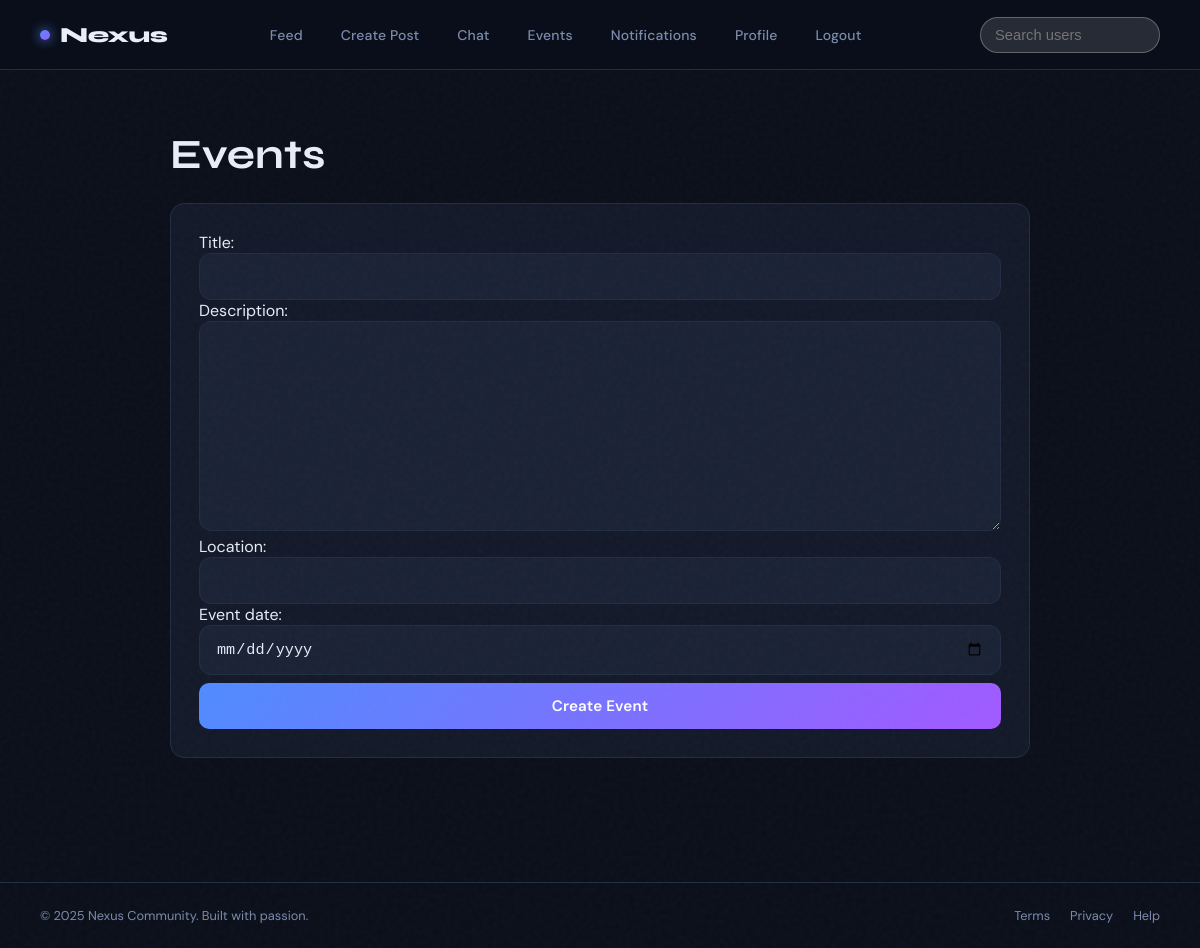
The page /events/ (signed in) on the database as committed earlier.
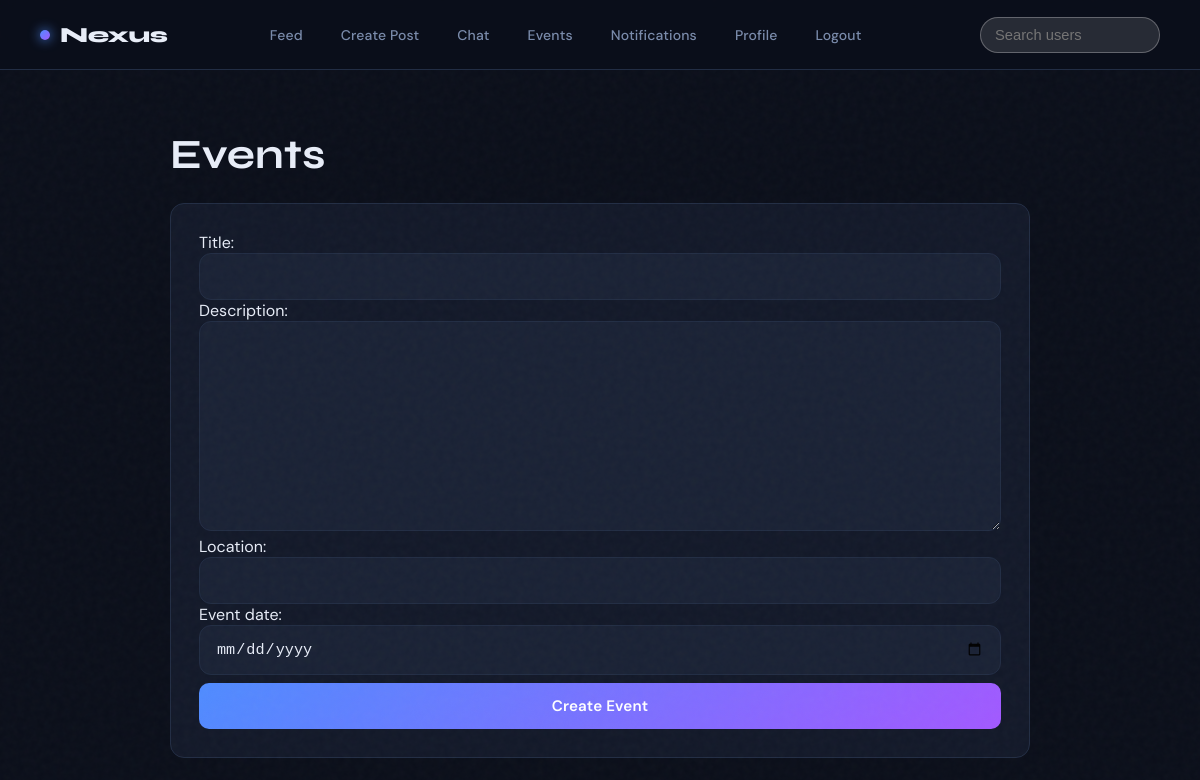
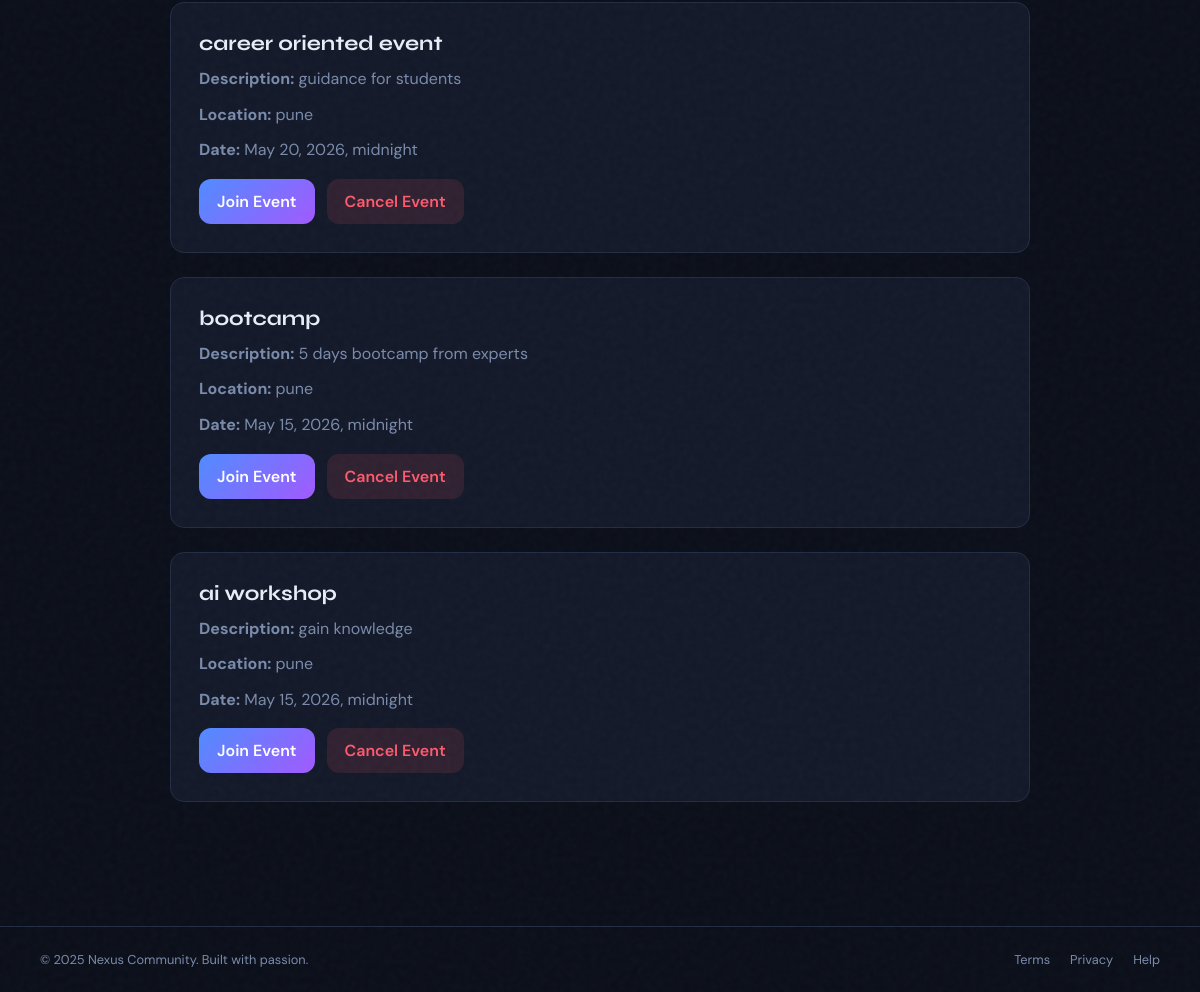
The same page on the database as committed later (2 pictures, top to bottom).
### event/models.py (models this page shows, shortened)
class Event(models.Model):
    user = models.ForeignKey(User, on_delete=models.CASCADE)
    title = models.CharField(max_length=200)
    description = models.TextField()
    location = models.CharField(max_length=200)
    event_date = models.DateTimeField()
    created_at = models.DateTimeField(auto_now_add=True)

### event/views.py (the view, shortened to what this page needs)
# urls.py: path('events/', views.event_page, name='events'),
@login_required
def event_page(request):
    events = Event.objects.all().order_by('-created_at')
    form = EventForm()
    context = {
        'events': events,
        'form': form
    }
    return render(
        request,
        'event/event.html',
        context
    )

### event/forms.py
class EventForm(forms.ModelForm):
    class Meta:
        model = Event
        fields = [
            'title',
            'description',
            'location',
            'event_date'
        ]
        widgets = {
            'event_date': forms.DateInput(
                attrs={'type': 'date'}
            )
        }

### event/templates/event/event.html (shortened to what this page needs)
{% extends 'index.html' %}
{% block content %}
<div class="event-page">
    <h1>Events</h1>
    <form method="POST" class="event-form">
        {{ form.as_p }}
        <button type="submit" class="btn btn-primary">Create Event</button>
    </form>
    {% for event in events %}
    <div class="event-card">
        <h3>{{ event.title }}</h3>
        <p><strong>Description:</strong> {{ event.description }}</p>
        <p><strong>Location:</strong> {{ event.location }}</p>
        <p><strong>Date:</strong> {{ event.event_date }}</p>
        <div class="event-actions">
            <a class="join-btn" href="{% url 'join_event' event.id %}">Join Event</a>
            <a class="cancel-btn" href="{% url 'delete_event' event.id %}">Cancel Event</a>
        </div>
    </div>
    {% endfor %}
</div>
{% endblock %}

### app/templates/index.html (shortened to what this page needs)
<!DOCTYPE html>
<html lang="en">
<head>
</head>
<body>
<nav>
    <a href="/" class="nav-logo">
        <span class="nav-logo-dot"></span>
        Nexus
    </a>
    <div class="nav-links">
        {% if user.is_authenticated %}
            <a href="/feed/">Feed</a>
            <a href="/create-post/">Create Post</a>
            <a href="/chat/">Chat</a>
            <a href="/event/">Events</a>
            <a href="/notifications/">Notifications</a>
            <a href="/profile/">Profile</a>
            <a href="/logout/">Logout</a>
        {% else %}
            <a href="/">Home</a>
            <a href="/register/">Register</a>
            <a href="/login/">Login</a>
            <a href="/register/" class="btn nav-cta">Join Now</a>
        {% endif %}
    </div>
    {% if user.is_authenticated %}
        <form class="nav-search-form" method="GET" action="/feed/">
            <input
                class="nav-search-input"
                type="text"
                name="q"
                placeholder="Search users"
                value="{{ request.GET.q|default:'' }}"
            />
        </form>
    {% endif %}
</nav>
<div class="page">
    {% block content %}
    {% endblock %}
</div>
<footer>
    <span>© 2025 Nexus Community. Built with passion.</span>
    <div style="display:flex;gap:20px;">
        <a href="#">Terms</a>
        <a href="#">Privacy</a>
        <a href="#">Help</a>
    </div>
</footer>
</body>
</html>

### app/templates/index.html (style rules this page uses)
*, *::before, *::after { box-sizing: border-box; margin: 0; padding: 0; }
:root { --bg: #0b0f1a; --surface: #131929; --surface2: #1a2235; --border: #222d44; --accent: #4f8cff; --accent2: #a259ff; --gold: #f5c842; --text: #e8edf8; --muted: #7a8bab; --danger: #ff5a6e; --success: #3ddcac; --radius: 14px; --nav-h: 70px; }
html { scroll-behavior: smooth; }
body { font-family: 'DM Sans', sans-serif; background: var(--bg); color: var(--text); min-height: 100vh; overflow-x: hidden; }
body::before { content: ''; position: fixed; inset: 0; opacity: 0.03; pointer-events: none; z-index: 0; }
nav { position: fixed; top: 0; left: 0; right: 0; height: var(--nav-h); background: rgba(11,15,26,0.85); backdrop-filter: blur(18px); -webkit-backdrop-filter: blur(18px); border-bottom: 1px solid var(--border); display: flex; align-items: center; justify-content: space-between; padding: 0 40px; z-index: 100; }
.nav-logo { font-family: 'Syne', sans-serif; font-weight: 800; font-size: 1.35rem; letter-spacing: -0.02em; color: var(--text); text-decoration: none; display: flex; align-items: center; gap: 10px; }
.nav-logo-dot { width: 10px; height: 10px; border-radius: 50%; background: linear-gradient(135deg, var(--accent), var(--accent2)); box-shadow: 0 0 12px var(--accent); animation: pulse 2.4s ease-in-out infinite; }
.nav-links { display: flex; align-items: center; gap: 6px; }
.nav-links a { color: var(--muted); text-decoration: none; font-size: 0.875rem; font-weight: 500; padding: 8px 16px; border-radius: 8px; transition: all 0.2s; letter-spacing: 0.01em; }
.nav-search-form { display: flex; align-items: center; gap: 8px; margin-left: 16px; }
.nav-search-input { width: 180px; padding: 9px 14px; border-radius: 999px; border: 1px solid rgba(255,255,255,0.28); background: rgba(255,255,255,0.12); color: white; font-size: 0.92rem; transition: width 0.2s ease, border-color 0.2s ease; }
.page { min-height: 100vh; padding-top: var(--nav-h); }
.btn { display: inline-flex; align-items: center; justify-content: center; gap: 8px; padding: 13px 28px; border-radius: 10px; border: none; font-family: 'DM Sans', sans-serif; font-size: 0.95rem; font-weight: 600; cursor: pointer; transition: all 0.2s; text-decoration: none; letter-spacing: 0.01em; }
.btn-primary { background: linear-gradient(135deg, var(--accent), var(--accent2)); color: white; width: 100%; }
footer { border-top: 1px solid var(--border); padding: 24px 40px; display: flex; justify-content: space-between; align-items: center; color: var(--muted); font-size: 0.8rem; margin-top: auto; }
footer a { color: var(--muted); text-decoration: none; }

### event/templates/event/event.html (style rules this page uses)
.event-page { max-width: 900px; margin: 0 auto; padding: 60px 20px 100px; }
.event-page h1 { font-family: 'Syne', sans-serif; font-size: 2.6rem; margin-bottom: 24px; color: var(--text); }
.event-form, .event-card { background: var(--surface); border: 1px solid var(--border); border-radius: var(--radius); padding: 28px; margin-bottom: 24px; }
.event-form label, .event-form input, .event-form textarea, .event-form button { width: 100%; }
.event-form input, .event-form textarea, .event-form select { background: var(--surface2); border: 1px solid var(--border); border-radius: 12px; padding: 14px 16px; color: var(--text); font-size: 0.95rem; }
.event-form button { margin-top: 8px; }
.event-card { transition: transform 0.2s ease, box-shadow 0.2s ease; }
.event-card h3 { margin-top: 0; font-family: 'Syne', sans-serif; font-size: 1.3rem; color: var(--text); }
.event-card p { margin: 10px 0; color: var(--muted); line-height: 1.6; }
.event-actions { display: flex; gap: 12px; flex-wrap: wrap; margin-top: 16px; }
.join-btn, .cancel-btn { display: inline-flex; align-items: center; justify-content: center; padding: 12px 18px; border-radius: 12px; text-decoration: none; font-weight: 600; }
.join-btn { background: linear-gradient(135deg, var(--accent), var(--accent2)); color: white; }
.cancel-btn { background: rgba(255,90,110,0.12); color: var(--danger); }

Rows that differ between the two databases and show on the page:
added Event: title "career oriented event", description "guidance for students", location "pune", event_date "May 20, 2026, midnight"
added Event: title "bootcamp", description "5 days bootcamp from experts", location "pune", event_date "May 15, 2026, midnight"
added Event: title "ai workshop", description "gain knowledge", location "pune", event_date "May 15, 2026, midnight"
